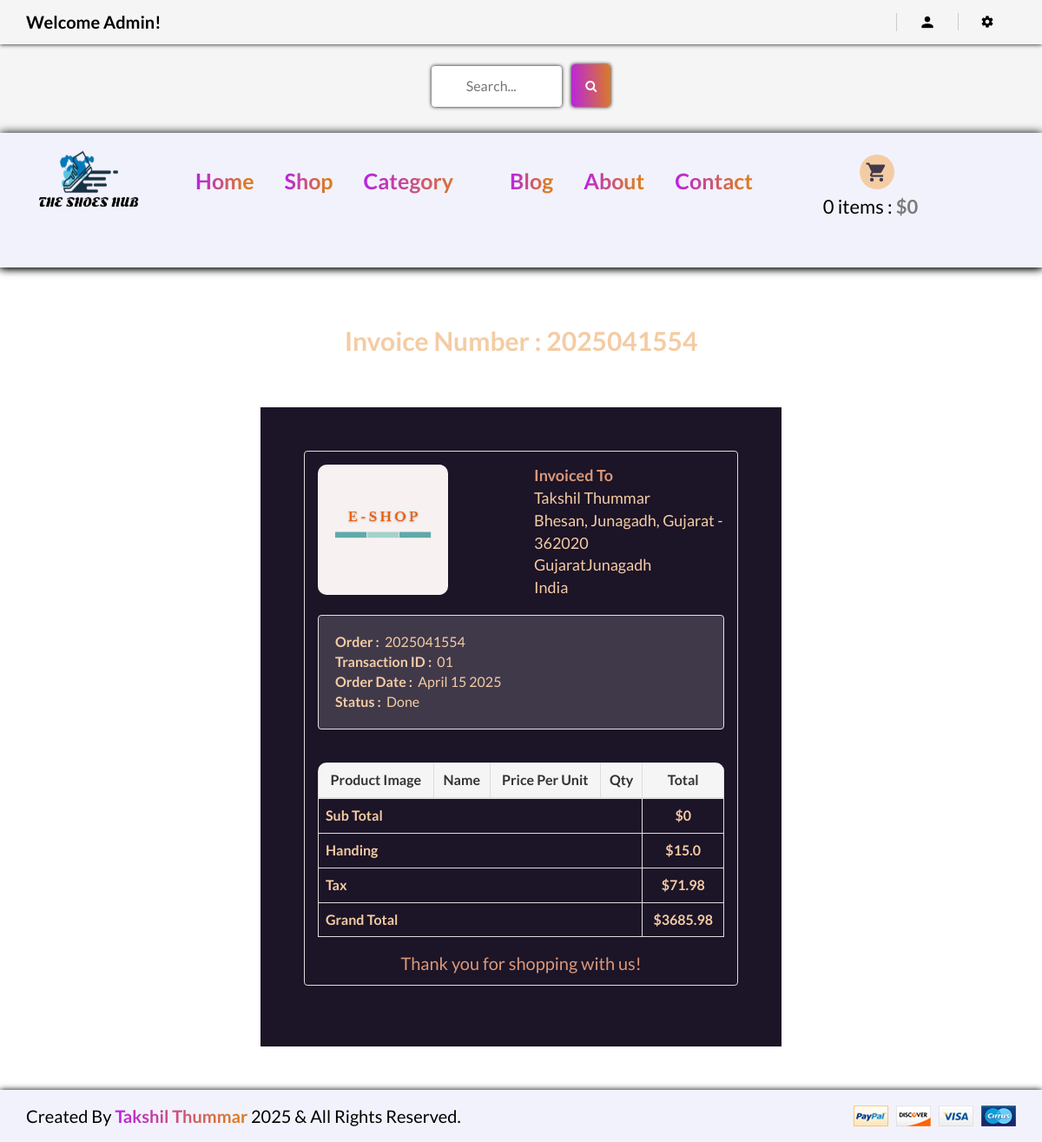
Page /account/order_detail/2025041554/ (signed in) on the committed database.
### accounts/models.py (models this page shows, shortened)
class Account(AbstractBaseUser):
    first_name = models.CharField(max_length=50)
    last_name = models.CharField(max_length=50)
    username = models.CharField(max_length=50, unique=True)
    email = models.EmailField(max_length=100, unique=True)
    Phone_number = models.CharField(max_length=50)
    is_admin = models.BooleanField(default=False)
    is_staff = models.BooleanField(default=False)
    is_active = models.BooleanField(default=False)
    is_superadmin = models.BooleanField(default=False)
    date_joined_for_format = models.DateTimeField(auto_now_add=True)
    last_login_for_format  = models.DateTimeField(auto_now_add=True)
    USERNAME_FIELD = 'email'
    REQUIRED_FIELDS = ['username', 'first_name', 'last_name']
    objects = AccountManger()

### orders/models.py (models this page shows, shortened)
class Order(models.Model):
    STATUS = (
        ('New', 'New'),
        ('Accepted', 'Accepted'),
        ('Completed', 'Completed'),
        ('Cancelled', 'Cancelled'),
    )
    user = models.ForeignKey(Account, on_delete=models.SET_NULL, null=True)
    payment = models.ForeignKey(Payment, on_delete=models.SET_NULL, blank=True, null=True)
    order_number = models.CharField(max_length=20)
    first_name = models.CharField(max_length=50)
    last_name = models.CharField(max_length=50)
    phone = models.CharField(max_length=15)
    email = models.EmailField(max_length=50)
    address = models.TextField(max_length=1000)
    country = models.CharField(max_length=50)
    state = models.CharField(max_length=50)
    city = models.CharField(max_length=50)
    order_note = models.CharField(max_length=1000, blank=True)
    order_total = models.FloatField()
    tax = models.FloatField()
    status = models.CharField(max_length=10, choices=STATUS, default='New')
    ip = models.CharField(blank=True, max_length=20)
    is_ordered = models.BooleanField(default=False)
    created_at = models.DateTimeField(auto_now_add=True)
    updated_at = models.DateTimeField(auto_now=True)
    def full_name(self):
        return f'{self.first_name} {self.last_name}'
    def order_created(self):
        return self.created_at.strftime('%B %d %Y')

class Payment(models.Model):
    user = models.ForeignKey(Account, on_delete=models.CASCADE)
    payment_id = models.CharField(max_length=100)
    payment_method = models.CharField(max_length=100)
    amount_paid = models.CharField(max_length=100) # this is the total amount paid
    status = models.CharField(max_length=100)
    created_at = models.DateTimeField(auto_now_add=True)

### accounts/views.py (the view)
# urls.py: path('order_detail/<int:order_id>/', views.order_detail, name='order_detail'),
@login_required(login_url = 'accounts:login')
def order_detail(request,order_id):
    order_detail = OrderProduct.objects.filter(order__order_number=order_id)
    order = Order.objects.get(order_number=order_id)
    subtotal = 0
    for x in order_detail:
        subtotal += x.product_price * x.quantity
    context = {
        'order_detail': order_detail,
        'order': order,
        'subtotal': subtotal,
    }
    return render(request, 'shop/accounts/dashboard/order_detail.html', context)

### templates/shop/accounts/dashboard/order_detail.html (shortened to what this page needs)
{% extends '../../../base.html' %} {% load static %} {% block title %}Order Completed{% endblock title %} {% block content %}
<div class="container" style="margin-top: 50px;">
    <h2 class="text-center">Invoice Number : {{order.order_number}} </h2>
</div>
<div class="container" style="margin: 0 auto;width: 50%;padding: 50px;background: #1c1427;margin-top: 50px;margin-bottom: 50px;">
    <div class="row invoice row-printable">
        <div class="col-md-12">
            <div style="background:#1c1427" class="panel panel-default plain" id="dash_0">
                <div class="panel-body p30">
                    <div class="row">
                        <div class="col-lg-6">
                            <div class="invoice-logo"><img style="border-radius:10px;" width="150" height="150" src={% static './img/logo.jpg' %} alt="Invoice logo" style="max-height:130px;"></div>
                        </div>
                        <div style="font-size:18px" class="col-lg-6 ">
                            <div class="invoice-from  ">
                                <ul class="list-unstyled floatright">
                                    <li style="color:#d99879"><strong>Invoiced To</strong></li><br>
                                    <li>{{order.full_name}}</li><br>
                                    <li>{{order.address}}</li><br>
                                    <li>{{order.state}}</li><br>
                                    <li>{{order.city}}</li><br>
                                    <li>{{order.country}}</li>
                                </ul>
                            </div>
                        </div>
                        <div class="col-lg-12">
                            <br>
                            <div style="font-size:16px">
                                <div style="background:#40394a" class="well">
                                    <ul style="margin:auto">
                                        <li><strong><span >Order :</span></strong>&nbsp; {{order.order_number}}</li><br>
                                        <li><strong><span >Transaction ID :</span></strong>&nbsp; {{order.payment.payment_id}}</li><br>
                                        <li><strong><span >Order Date :</span></strong>&nbsp; {{order.order_created}}</li><br>
                                        <li><strong><span >Status :</span></strong>&nbsp; {{order.payment.status}}</li><br>
                                    </ul>
                                </div>
                            </div>
                            <br>
                            <div>
                                <div style="border-radius:10px;" class="table-responsive" style="overflow: hidden; outline: none;" tabindex="0">
                                    <table style="font-size:16px" class="table table-bordered">
                                        <thead>
                                            <tr>
                                                <th style="" class="per70 text-center">Product Image</th>
                                                <th style="" class="per70 text-center">Name</th>
                                                <th style="" class="per5 text-center">Price per unit</th>
                                                <th style="" class="per5 text-center">Qty</th>
                                                <th style="" class="per25 text-center">Total</th>
                                            </tr>
                                        </thead>
                                        <tbody>
                                            <tr>
                                                <th colspan="4" class="text-left">Sub Total</th>
                                                <th class="text-center">${{subtotal}} </th>
                                            </tr>
                                            <tr>
                                                <th colspan="4" class="text-left">Handing</th>
                                                <th class="text-center">$15.0 </th>
                                            </tr>
                                            <tr>
                                                <th colspan="4" class="text-left">Tax</th>
                                                <th class="text-center">${{order.tax}} </th>
                                            </tr>
                                        </tbody>
                                        <tfoot>
                                            <tr>
                                                <th colspan="4" class="text-left">Grand Total</th>
                                                <th class="text-center">${{order.order_total}} </th>
                                            </tr>
                                        </tfoot>
                                    </table>
                                </div>
                            </div>
                            <div class="invoice-footer mt25">
                                <p style="color:#d99879" class="text-center">Thank you for shopping with us!</p>
                            </div>
                        </div>
                    </div>
                </div>
            </div>
        </div>
    </div>
</div>
{% endblock content %}

### templates/base.html (shortened to what this page needs)
{% load static %}
<!doctype html>
<html class="no-js" lang="">
<head>
    <link href="/media/fonts/fontawesome/css/all.min.css" type="text/css" rel="stylesheet" />
    <link rel="stylesheet" href="{% static 'css/bootstrap.min.css' %}">
    <link rel="stylesheet" href="{% static 'css/animate.css' %}">
    <link rel="stylesheet" href="{% static 'css/materialdesignicons.min.css' %}">
    <link rel="stylesheet" href="{% static 'css/jquery.simpleLens.css' %}">
    <link rel="stylesheet" href="{% static 'css/jquery-ui.min.css' %}">
    <link rel="stylesheet" href="{% static 'css/meanmenu.min.css' %}">
    <link rel="stylesheet" href="{% static 'css/nivo-slider.css' %}">
    <link rel="stylesheet" href="{% static 'css/owl.carousel.css' %}">
    <link rel="stylesheet" href="{% static 'css/style.css' %}">
    <link rel="stylesheet" href="{% static 'css/responsive.css' %}">
    <link rel="stylesheet" href="https://cdnjs.cloudflare.com/ajax/libs/font-awesome/4.7.0/css/font-awesome.min.css">
</head>
<body>
    <header class="header-one header-two" style="background-color: #f5f5f5; box-shadow: 0 0 10px black;">
        <div class="header-top-two" style="background-color: #f5f5f5; box-shadow: 0 0 5px black; margin-bottom: 15px;">
            <div class="container text-center">
                <div class="row">
                    <div class="col-sm-12">
                        <div class="middel-top">
                            {% if user.id is None %}
                            <div class="left floatleft">
                                <p style="color: black;  font-weight: 800; font-size: 20px;"><b>Welcome Guest!</b></p>
                            </div>
                            {% else %}
                            <div class="left floatleft">
                                <p style="color: black; font-weight: 800; font-size: 20px;"><b>Welcome {{user.first_name | capfirst}}!</b></p>
                            </div>
                            {% endif %}
                        </div>
                        <div class="middel-top clearfix">
                            <ul class="clearfix right floatright">
                                <li style="color: black;">
                                    <a href="#" style="color: black;  font-weight: 800; font-size: 20px;"><i class="mdi mdi-account"></i></a>
                                </li>
                                {% if user.is_authenticated %}
                                <li style="color: black;">
                                    <a href="#" style="color: black;"><i class="mdi mdi-settings"></i></a>
                                </li>
                                {% endif %}
                            </ul>
                        </div>
                    </div>
                </div>
            </div>
        </div>
        <div>
            <div class="container text-center">
                <div class="row">
                    <div class="col-sm-12">
                        <form id="searchh" action={% url 'shop:search' %} method="GET">
                            <input type="text" name="keyword" style="border: none; box-shadow: 0 0 4px black; margin-right: 10px;" placeholder="Search...">
                            <button style="height:49px; width: 45px; margin-bottom:6px; box-shadow: 0 0 4px black; background: linear-gradient(267deg, #DA7C25 0.36%, #B923E1 102.06%); margin-left:-1px; border:None " class="btn btn-warning" type="submit"> <i style="color:white; " class="fa fa-search"></i> </button>
                        </form>
                    </div>
                </div>
            </div>
        </div>
        <div class="index-page" style="background-color: #f2f2fc; margin-top: 20px; box-shadow: 0 0 10px black;">
            <div class="container text-center">
                <div class="row" style="margin-top: -5px;">
                    <div class="col-sm-2">
                        <div class="logo">
                            <a href="\"><img src="{% static 'img/logo-1.png' %}" alt="Logo" style="height: 200px; width: 200px; margin-top: -30px; margin-bottom: -50px;"></a>
                        </div>
                    </div>
                    <div class="col-sm-8">
                        <div class="header-middel">
                            <div class="mainmenu ">
                                <nav>
                                    <ul>
                                        <li class="nav-text-color"><a href="\">Home</a></li>
                                        <li class="nav-text-color"><a href="{% url 'shop:shop' %}">Shop</a></li>
                                        <li class="nav-text-color"><a href="#">Category <i class="mdi mdi-arrow-down"></i></a>
                                        </li>
                                        <li class="nav-text-color"><a href="{% url 'shop:blog' %}">Blog</a></li>
                                        <li class="nav-text-color"><a href="{% url 'shop:about' %}">About</a></li>
                                        <li class="nav-text-color"><a href="{% url 'shop:contact' %}">Contact</a></li>
                                    </ul>
                                </nav>
                            </div>
                        </div>
                    </div>
                    <div class="col-sm-2" style="margin-bottom: 20px;">
                        <div class="cart-itmes">
                            <a class="cart-itme-a" href="{% url 'cart:cart' %}"> <i class="mdi mdi-cart"></i> {{quantityyy}} items : <strong>${{totalll}}</strong> </a>
                        </div>
                    </div>
                </div>
            </div>
        </div>
    </header>
    <br>
    {% block content %} {% endblock content %}
    <footer>
        <div style="background:#f2f2fc; box-shadow: 0 0 7px black;" class="footer-bottom">
            <div class="container">
                <div class="row">
                    <div class="col-xs-12 col-sm-6">
                        <p style="font-size: 20px; font-weight: 500; color: black;">Created By <span style="background: linear-gradient(270deg, #DA7C25 10%, #B923E1 100%);
                            background-clip: text;
                            -webkit-text-fill-color: transparent; font-weight: 800;"><b>Takshil Thummar</b></span> 2025 & All Rights Reserved.</p>
                    </div>
                    <div class="col-xs-12 col-sm-6 text-right">
                        <a href="#"><img src="{% static 'img/footer/payment.png' %}" alt="" /></a>
                    </div>
                </div>
            </div>
        </div>
    </footer>
</body>
</html>

### rows in the picture
Account: first_name "Admin"
Order: order_number "2025041554", full_name "Takshil Thummar", address "Bhesan, Junagadh, Gujarat - 362020", state "Gujarat", city "Junagadh", country "India", payment.payment_id "01", order_created "April 15 2025", payment.status "Done", tax "71.98", order_total "3685.98"

### other values in the picture
{{ quantityyy }} "0"
{{ totalll }} "0"
{{ subtotal }} "0"
